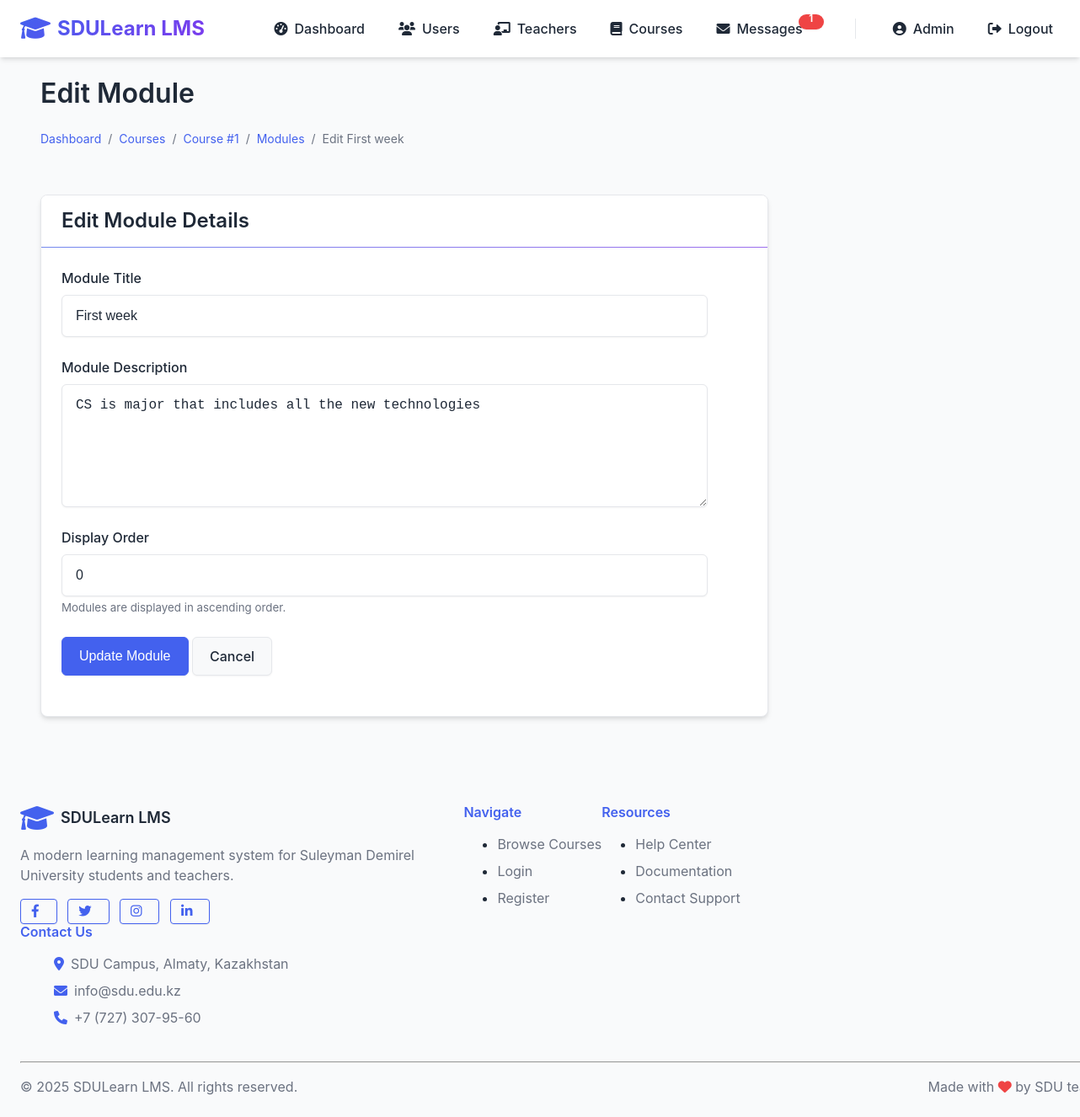
Screenshot of /admin/modules/edit/1 (signed in) with the database file from the repository.
### lms/models/user.py (models this page shows, shortened)
class User(db.Model, UserMixin):
    __tablename__ = 'users'
    id = db.Column(db.Integer, primary_key=True)
    first_name = db.Column(db.String(50), nullable=False)
    last_name = db.Column(db.String(50), nullable=False)
    email = db.Column(db.String(120), unique=True, nullable=False)
    password_hash = db.Column(db.String(256), nullable=False)
    role_id = db.Column(db.Integer, db.ForeignKey('roles.id'), nullable=False)
    about_me = db.Column(db.Text, nullable=True)
    is_active = db.Column(db.Boolean, default=True)
    created_at = db.Column(db.DateTime, default=datetime.utcnow)
    updated_at = db.Column(db.DateTime, default=datetime.utcnow, onupdate=datetime.utcnow)
    certificate_path = db.Column(db.String(255), nullable=True, default=None)
    certificate_verified = db.Column(db.Boolean, nullable=True, default=False)
    certificate_submitted_at = db.Column(db.DateTime, nullable=True, default=None)
    certificate_description = db.Column(db.Text, nullable=True)
    created_courses = db.relationship('Course', backref='teacher', lazy='dynamic')
    enrollments = db.relationship('Enrollment', back_populates='student', lazy='dynamic')
    submissions = db.relationship('Submission', back_populates='student', lazy='dynamic')
    @property
    def password(self):
        raise AttributeError('Password is not a readable attribute')
    def is_admin(self):
        return self.role.name == 'admin'

### lms/models/course.py (models this page shows, shortened)
class Course(db.Model):
    __tablename__ = 'courses'
    id = db.Column(db.Integer, primary_key=True)
    title = db.Column(db.String(100), nullable=False)
    description = db.Column(db.Text)
    category_id = db.Column(db.Integer, db.ForeignKey('categories.id'))
    teacher_id = db.Column(db.Integer, db.ForeignKey('users.id'), nullable=False)
    image_path = db.Column(db.String(255))
    is_active = db.Column(db.Boolean, default=True)  # Course activation status
    is_approved = db.Column(db.Boolean, default=False)  # Admin approval status
    created_at = db.Column(db.DateTime, default=datetime.utcnow)
    enrollment_price = db.Column(db.Integer, default=0)  # Price in KZT for student enrollment
    subscription_plan_id = db.Column(db.Integer, db.ForeignKey('teacher_subscription_plans.id'))
    payment_receipt_path = db.Column(db.String(255))  # Path to the teacher's payment receipt
    payment_verified = db.Column(db.Boolean, default=False)  # Whether the teacher's payment has been verified
    materials = db.relationship('Material', backref='course', lazy='dynamic', cascade="all, delete-orphan")
    assignments = db.relationship('Assignment', backref='course', lazy='dynamic', cascade="all, delete-orphan")
    enrollments = db.relationship('Enrollment', back_populates='course', lazy='dynamic', cascade="all, delete-orphan")
    modules = db.relationship('Module', backref='course', lazy='dynamic', cascade="all, delete-orphan")
    subscription_plan = db.relationship('TeacherSubscriptionPlan', backref='courses')

class Module(db.Model):
    __tablename__ = 'modules'
    id = db.Column(db.Integer, primary_key=True)
    title = db.Column(db.String(100), nullable=False)
    description = db.Column(db.Text)
    order = db.Column(db.Integer, default=0)  # For ordering modules in a course
    course_id = db.Column(db.Integer, db.ForeignKey('courses.id'), nullable=False)
    created_at = db.Column(db.DateTime, default=datetime.utcnow)
    materials = db.relationship('Material', backref='module', lazy='dynamic', cascade="all, delete-orphan")
    tests = db.relationship('Test', backref='module', lazy='dynamic', cascade="all, delete-orphan")

### lms/routes/admin.py (the view, shortened to what this page needs)
@admin_bp.route('/modules/edit/<int:module_id>', methods=['GET', 'POST'])
@login_required
@admin_required
def edit_module(module_id):
    module = Module.query.get_or_404(module_id)
    course = module.course
    form = ModuleForm(obj=module)
    return render_template('admin/edit_module.html',
                          form=form,
                          module=module,
                          course=course)

### lms/utils/forms.py
class ModuleForm(FlaskForm):
    title = StringField('Module Title', validators=[DataRequired(), Length(min=3, max=100)])
    description = TextAreaField('Module Description', validators=[DataRequired()])
    order = FloatField('Display Order', default=0)
    submit = SubmitField('Create Module')

### app.py (called while the page is built)
@login_manager.user_loader
def load_user(user_id):
    return User.query.get(int(user_id))

### lms/routes/admin.py (called while the page is built)
def admin_required(f):
    @wraps(f)
    def decorated_function(*args, **kwargs):
        if not current_user.is_authenticated or not current_user.is_admin():
            flash('You do not have permission to access this page.', 'danger')
            return redirect(url_for('auth.login'))
        return f(*args, **kwargs)
    return decorated_function

### lms/templates/admin/edit_module.html (shortened to what this page needs)
{% extends 'base.html' %}
{% block content %}
<div class="container">
    <div class="row mb-4">
        <div class="col">
            <h1>Edit Module</h1>
            <nav aria-label="breadcrumb">
                <ol class="breadcrumb">
                    <li class="breadcrumb-item"><a href="{{ url_for('admin.dashboard') }}">Dashboard</a></li>
                    <li class="breadcrumb-item"><a href="{{ url_for('admin.manage_courses') }}">Courses</a></li>
                    <li class="breadcrumb-item"><a href="{{ url_for('admin.edit_course', course_id=course.id) }}">{{ course.title }}</a></li>
                    <li class="breadcrumb-item"><a href="{{ url_for('admin.manage_course_modules', course_id=course.id) }}">Modules</a></li>
                    <li class="breadcrumb-item active">Edit {{ module.title }}</li>
                </ol>
            </nav>
        </div>
    </div>
    <div class="row">
        <div class="col-md-8">
            <div class="card">
                <div class="card-header">
                    <h3>Edit Module Details</h3>
                </div>
                <div class="card-body">
                    <form method="POST" action="{{ url_for('admin.edit_module', module_id=module.id) }}">
                        <div class="form-group">
                            {{ form.title.label }}
                            {{ form.title(class="form-control") }}
                        </div>
                        <div class="form-group">
                            {{ form.description.label }}
                            {{ form.description(class="form-control", rows=5) }}
                        </div>
                        <div class="form-group">
                            {{ form.order.label }}
                            {{ form.order(class="form-control") }}
                            <small class="text-muted">Modules are displayed in ascending order.</small>
                        </div>
                        <div class="form-group">
                            {{ form.submit(class="btn btn-primary", value="Update Module") }}
                            <a href="{{ url_for('admin.manage_course_modules', course_id=course.id) }}" class="btn btn-secondary">Cancel</a>
                        </div>
                    </form>
                </div>
            </div>
        </div>
    </div>
</div>
{% endblock %}

### lms/templates/base.html (shortened to what this page needs)
<!DOCTYPE html>
<html lang="en">
<head>
    <link rel="stylesheet" href="{{ url_for('static', filename='css/styles.css') }}">
    <link rel="stylesheet" href="https://cdnjs.cloudflare.com/ajax/libs/font-awesome/6.0.0-beta3/css/all.min.css">
</head>
<body>
    <nav class="navbar">
        <div class="container navbar-container">
            <a href="/" class="navbar-logo">
                <i class="fas fa-graduation-cap"></i> SDULearn LMS
            </a>
            <div class="navbar-collapse" id="navbar-collapse">
                <ul class="navbar-links" id="navbar-links">
                    {% if current_user.is_authenticated %}
                        {% if current_user.is_admin() %}
                            <li><a href="{{ url_for('admin.dashboard') }}" {% if request.path.startswith('/admin/dashboard') %}class="active"{% endif %}><i class="fas fa-tachometer-alt"></i> Dashboard</a></li>
                            <li><a href="{{ url_for('admin.manage_users') }}" {% if request.path.startswith('/admin/users') %}class="active"{% endif %}><i class="fas fa-users"></i> Users</a></li>
                            <li><a href="{{ url_for('admin.manage_teachers') }}" {% if request.path.startswith('/admin/teachers') %}class="active"{% endif %}><i class="fas fa-chalkboard-teacher"></i> Teachers</a></li>
                            <li><a href="{{ url_for('admin.manage_courses') }}" {% if request.path.startswith('/admin/courses') %}class="active"{% endif %}><i class="fas fa-book"></i> Courses</a></li>
                            <li><a href="{{ url_for('messages.inbox') }}" {% if request.path.startswith('/messages') %}class="active"{% endif %}><i class="fas fa-envelope"></i> Messages
                                <span id="messages-unread-badge" class="badge badge-danger" style="display: none;"></span>
                            </a></li>
                        {% endif %}
                        <li><a href="{{ url_for('auth.profile') }}" {% if request.path.startswith('/auth/profile') %}class="active"{% endif %}><i class="fas fa-user-circle"></i> {{ current_user.first_name }}</a></li>
                        <li><a href="{{ url_for('auth.logout') }}"><i class="fas fa-sign-out-alt"></i> Logout</a></li>
                    {% endif %}
                </ul>
            </div>
        </div>
    </nav>
    <div class="container py-4">
        {% block content %}{% endblock %}
    </div>
    <footer class="bg-white py-4 mt-5 border-top">
        <div class="container">
            <div class="row">
                <div class="col-md-4">
                    <div class="d-flex align-items-center mb-3">
                        <i class="fas fa-graduation-cap text-primary mr-2" style="font-size: 2rem;"></i>
                        <h5 class="mb-0">SDULearn LMS</h5>
                    </div>
                    <p class="text-muted">A modern learning management system for Suleyman Demirel University students and teachers.</p>
                    <div class="mt-3">
                        <a href="https://www.facebook.com/sdu.edu.kz/" target="_blank" class="btn btn-sm btn-outline-primary mr-2"><i class="fab fa-facebook-f"></i></a>
                        <a href="https://twitter.com/SDUAlmaty" target="_blank" class="btn btn-sm btn-outline-primary mr-2"><i class="fab fa-twitter"></i></a>
                        <a href="https://www.instagram.com/sdu_university/" target="_blank" class="btn btn-sm btn-outline-primary mr-2"><i class="fab fa-instagram"></i></a>
                        <a href="https://www.linkedin.com/school/suleyman-demirel-university/" target="_blank" class="btn btn-sm btn-outline-primary"><i class="fab fa-linkedin-in"></i></a>
                    </div>
                </div>
                <div class="col-md-2">
                    <h6 class="mb-3 text-primary">Navigate</h6>
                    <ul class="list-unstyled">
                        <li class="mb-2"><a href="{{ url_for('student.browse_courses') }}" class="text-muted">Browse Courses</a></li>
                        <li class="mb-2"><a href="{{ url_for('auth.login') }}" class="text-muted">Login</a></li>
                        <li class="mb-2"><a href="{{ url_for('auth.register') }}" class="text-muted">Register</a></li>
                    </ul>
                </div>
                <div class="col-md-2">
                    <h6 class="mb-3 text-primary">Resources</h6>
                    <ul class="list-unstyled">
                        <li class="mb-2"><a href="https://sdu.edu.kz/help-center/" target="_blank" class="text-muted">Help Center</a></li>
                        <li class="mb-2"><a href="https://sdu.edu.kz/documentation/" target="_blank" class="text-muted">Documentation</a></li>
                        <li class="mb-2"><a href="mailto:info@sdu.edu.kz" class="text-muted">Contact Support</a></li>
                    </ul>
                </div>
                <div class="col-md-4">
                    <h6 class="mb-3 text-primary">Contact Us</h6>
                    <ul class="list-unstyled">
                        <li class="mb-2 d-flex align-items-center">
                            <i class="fas fa-map-marker-alt text-primary mr-2"></i>
                            <span class="text-muted">SDU Campus, Almaty, Kazakhstan</span>
                        </li>
                        <li class="mb-2 d-flex align-items-center">
                            <i class="fas fa-envelope text-primary mr-2"></i>
                            <span class="text-muted">info@sdu.edu.kz</span>
                        </li>
                        <li class="mb-2 d-flex align-items-center">
                            <i class="fas fa-phone text-primary mr-2"></i>
                            <span class="text-muted">+7 (727) 307-95-60</span>
                        </li>
                    </ul>
                </div>
            </div>
            <hr class="mt-4 mb-3">
            <div class="d-flex justify-content-between align-items-center">
                <p class="mb-0 text-muted">© 2025 SDULearn LMS. All rights reserved.</p>
                <p class="mb-0 text-muted">Made with <i class="fas fa-heart text-danger"></i> by SDU team</p>
            </div>
        </div>
    </footer>
</body>
</html>

### lms/templates/base.html (style rules this page uses)
.navbar-container { position: relative; }
.navbar-collapse { display: flex; align-items: center; }

### rows the page displays
User: first_name "Admin"
Course: title "Course #1"
Module: title "First week", description "CS is major that includes all the new technologies", order "0"
